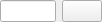
<?xml version="1.0" encoding="UTF-8"?>
<ui version="4.0">
 <class>CAirportSmallCompleter</class>
 <widget class="QFrame" name="CAirportSmallCompleter">
  <property name="geometry">
   <rect>
    <x>0</x>
    <y>0</y>
    <width>102</width>
    <height>22</height>
   </rect>
  </property>
  <property name="windowTitle">
   <string>Airport selector</string>
  </property>
  <layout class="QHBoxLayout" name="hl_AirportCompleter">
   <property name="leftMargin">
    <number>0</number>
   </property>
   <property name="topMargin">
    <number>0</number>
   </property>
   <property name="rightMargin">
    <number>0</number>
   </property>
   <property name="bottomMargin">
    <number>0</number>
   </property>
   <item>
    <widget class="QLineEdit" name="le_Icao"/>
   </item>
   <item>
    <widget class="QPushButton" name="pb_Dialog">
     <property name="text">
      <string/>
     </property>
     <property name="icon">
      <iconset resource="../../misc/misc.qrc">
       <normaloff>:/ant-design/icons/ant-design/search.svg</normaloff>:/ant-design/icons/ant-design/search.svg</iconset>
     </property>
    </widget>
   </item>
  </layout>
 </widget>
 <tabstops>
  <tabstop>le_Icao</tabstop>
  <tabstop>pb_Dialog</tabstop>
 </tabstops>
 <resources>
  <include location="../../misc/misc.qrc"/>
 </resources>
 <connections/>
</ui>
